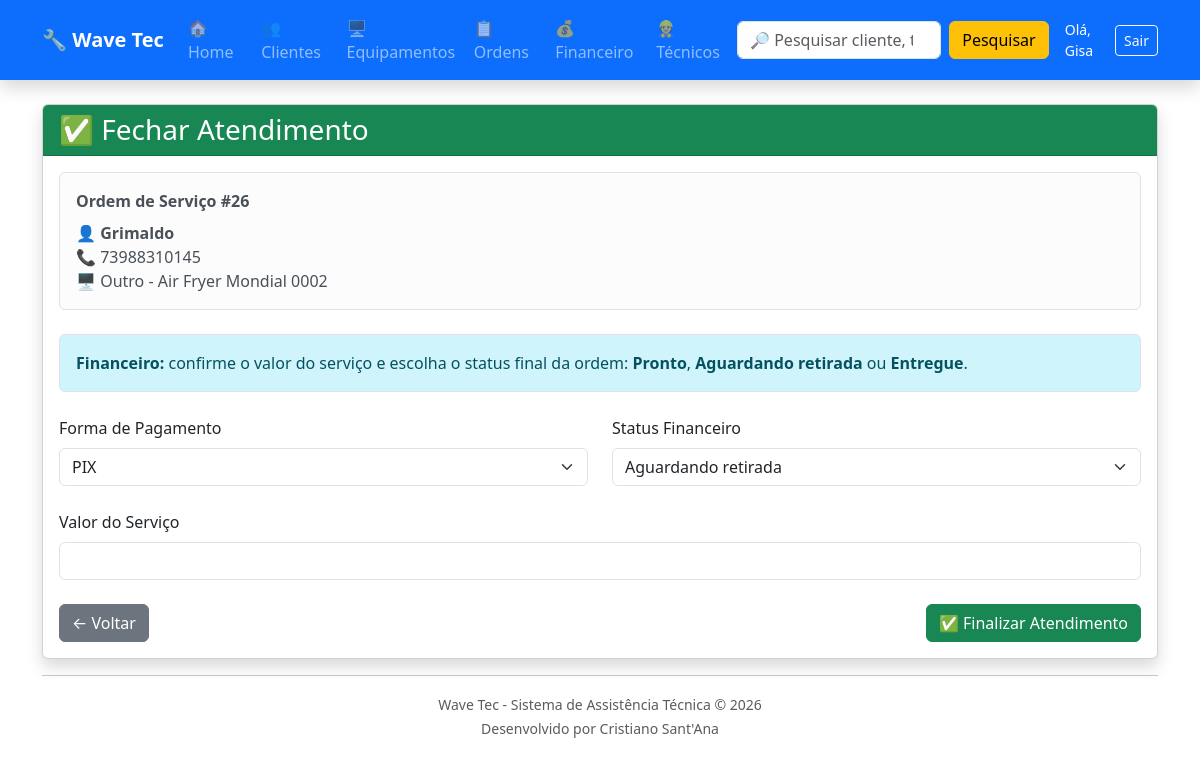
The app's page /atendimentos/finalizar/26/ (signed in) with its own data.
### ordens/models.py (models this page shows, shortened)
class OrdemServico(models.Model):
    STATUS = [
        ("ABERTA", "Aberta"),
        ("EM_ANALISE", "Em análise"),
        ("AGUARDANDO_PECA", "Aguardando peça"),
        ("EM_REPARO", "Em reparo"),
        ("PRONTO", "Pronto"),
        ("SEM_CONSERTO", "Sem conserto"),
        ("AGUARDANDO_RETIRADA", "Aguardando retirada"),
        ("ENTREGUE", "Entregue"),
    ]
    equipamento_cadastrado = models.ForeignKey(
        Equipamento,
        on_delete=models.CASCADE,
        related_name="ordens"
    )
    data_abertura = models.DateTimeField(
        auto_now_add=True
    )
    defeito = models.TextField()
    acessorios = models.TextField(
        blank=True
    )
    observacoes = models.TextField(
        blank=True
    )
    reparo = models.TextField(
        blank=True
    )
    valor = models.DecimalField(
        max_digits=10,
        decimal_places=2,
        default=0
    )
    forma_pagamento = models.CharField(
        max_length=30,
        blank=True
    )
    status = models.CharField(
        max_length=20,
        choices=STATUS,
        default="ABERTA"
    )
    @property
    def cliente(self):
        return self.equipamento_cadastrado.cliente

### equipamentos/models.py (models this page shows, shortened)
class Equipamento(models.Model):
    TIPOS = [
        ("TV", "Televisão"),
        ("NOTE", "Notebook"),
        ("PC", "Computador"),
        ("CEL", "Celular"),
        ("SOM", "Som"),
        ("MICRO", "Micro-ondas"),
        ("OUTRO", "Outro"),
    ]
    cliente = models.ForeignKey(
        Cliente,
        on_delete=models.CASCADE
    )
    tipo = models.CharField(
        max_length=20,
        choices=TIPOS
    )
    marca = models.CharField(
        max_length=50
    )
    modelo = models.CharField(
        max_length=50
    )
    numero_serie = models.CharField(
        max_length=100,
        blank=True
    )
    acessorios = models.TextField(
        blank=True
    )
    garantia = models.BooleanField(
        default=False
    )
    data_entrada = models.DateField(
        auto_now_add=True
    )
    status = models.CharField(
        max_length=30,
        default="Em análise"
    )

### clientes/models.py (models this page shows, shortened)
class Cliente(models.Model):
    nome = models.CharField(max_length=100)
    telefone = models.CharField(max_length=20)
    endereco = models.CharField(max_length=200)

### atendimentos/models.py (models this page shows, shortened)
class Atendimento(models.Model):
    STATUS = [
        ("EM_ANALISE", "Em análise"),
        ("AGUARDANDO_PECA", "Aguardando peça"),
        ("EM_REPARO", "Em reparo"),
        ("PRONTO", "Pronto"),
        ("SEM_CONSERTO", "Sem conserto"),
        ("AGUARDANDO_RETIRADA", "Aguardando retirada"),
        ("ENTREGUE", "Entregue"),
    ]
    ordem = models.OneToOneField(
        OrdemServico,
        on_delete=models.CASCADE,
        related_name="atendimento"
    )
    diagnostico = models.TextField(
        blank=True
    )
    servico_executado = models.TextField(
        blank=True
    )
    pecas_utilizadas = models.TextField(
        blank=True
    )
    valor = models.DecimalField(
        max_digits=10,
        decimal_places=2,
        default=0
    )
    forma_pagamento = models.CharField(
        max_length=30,
        blank=True
    )
    status = models.CharField(
        max_length=20,
        choices=STATUS,
        default="EM_ANALISE"
    )
    data_inicio = models.DateTimeField(
        auto_now_add=True
    )
    data_finalizacao = models.DateTimeField(
        null=True,
        blank=True
    )

### atendimentos/views.py (the view, shortened to what this page needs)
@login_required
@admin_required
def finalizar_atendimento(request, ordem_id):
    ordem = get_object_or_404(
        OrdemServico,
        id=ordem_id
    )
    atendimento = get_object_or_404(
        Atendimento,
        ordem=ordem
    )
    return render(
        request,
        "atendimentos/finalizar_atendimento.html",
        {
            "ordem": ordem,
            "atendimento": atendimento,
        }
    )

### atendimentos/templates/atendimentos/finalizar_atendimento.html (shortened to what this page needs)
{% extends "base.html" %}
{% block content %}
<div class="card shadow">
    <div class="card-header bg-success text-white">
        <h3 class="mb-0">
            ✅ Fechar Atendimento
        </h3>
    </div>
    <div class="card-body">
        <div class="alert alert-light border mb-4">
            <strong>
                Ordem de Serviço #{{ ordem.id }}
            </strong>
            <div class="mt-2">
                👤 <strong>{{ ordem.cliente.nome }}</strong>
                <br>
                📞 {{ ordem.cliente.telefone }}
                <br>
                🖥 {{ ordem.equipamento_cadastrado.get_tipo_display }}
                -
                {{ ordem.equipamento_cadastrado.marca }}
                {{ ordem.equipamento_cadastrado.modelo }}
            </div>
        </div>
        <div class="alert alert-info border mb-4">
            <strong>Financeiro:</strong> confirme o valor do serviço e escolha o status final da ordem: <strong>Pronto</strong>, <strong>Aguardando retirada</strong> ou <strong>Entregue</strong>.
        </div>
        <form method="POST">
            <div class="row mb-4">
                <div class="col-md-6">
                    <label class="form-label">
                        Forma de Pagamento
                    </label>
                    <select name="forma_pagamento" class="form-select">
                        <option value="PIX" {% if atendimento.forma_pagamento == "PIX" %}selected{% endif %}>PIX</option>
                    </select>
                </div>
                <div class="col-md-6">
                    <label class="form-label">
                        Status Financeiro
                    </label>
                    <select name="status" class="form-select">
                        <option value="AGUARDANDO_RETIRADA" {% if atendimento.status == 'AGUARDANDO_RETIRADA' %}selected{% endif %}>Aguardando retirada</option>
                    </select>
                </div>
            </div>
            <div class="mb-4">
                <label class="form-label">
                    Valor do Serviço
                </label>
                <input type="number" step="0.01" min="0" name="valor" class="form-control" value="{{ atendimento.valor|floatformat:2 }}">
            </div>
            <div class="d-flex justify-content-between">
                <a
                    href="{% url 'lista_ordens' %}"
                    class="btn btn-secondary">
                    ← Voltar
                </a>
                <button
                    type="submit"
                    class="btn btn-success">
                    ✅ Finalizar Atendimento
                </button>
            </div>
        </form>
    </div>
</div>
{% endblock %}

### templates/base.html (shortened to what this page needs)
<!DOCTYPE html>
<html lang="pt-br">
<head>
    <link href="https://cdn.jsdelivr.net/npm/bootstrap@5.3.7/dist/css/bootstrap.min.css" rel="stylesheet">
</head>
<body>
<nav class="navbar navbar-expand-lg navbar-dark bg-primary shadow">
    <div class="container">
        <a class="navbar-brand fw-bold" href="/">
            🔧 Wave Tec
        </a>
        <div class="collapse navbar-collapse" id="menu">
            <ul class="navbar-nav me-auto">
                <li class="nav-item">
                    <a class="nav-link" href="/">
                        🏠 Home
                    </a>
                </li>
                <li class="nav-item">
                    <a class="nav-link" href="/clientes/">
                    </a>
                </li>
                <li class="nav-item">
                    <a class="nav-link" href="/equipamentos/">
                        🖥 Equipamentos
                    </a>
                </li>
                <li class="nav-item">
                    <a class="nav-link" href="/ordens/">
                        📋 Ordens
                    </a>
                </li>
                <li class="nav-item">
                    <a class="nav-link" href="/financeiro/">
                        💰 Financeiro
                    </a>
                </li>
                {% if user.is_superuser or user.tecnico.perfil == 'ADMIN' %}
                <li class="nav-item">
                    <a class="nav-link" href="/usuarios/">
                        👷 Técnicos
                    </a>
                </li>
                {% endif %}
            </ul>
            <form
                class="d-flex"
                method="GET"
                action="/pesquisa/">
                <input
                    class="form-control me-2"
                    type="search"
                    name="q"
                    placeholder="🔎 Pesquisar cliente, telefone, equipamento..."
                    autocomplete="off">
                <button
                    class="btn btn-warning"
                    type="submit">
                    Pesquisar
                </button>
            </form>
            {% if user.is_authenticated %}
                <div class="d-flex align-items-center gap-2 ms-3 text-white">
                    <span class="small">Olá, {{ user.username }}</span>
                    <form method="post" action="{% url 'logout' %}" class="d-inline">
                        <button type="submit" class="btn btn-outline-light btn-sm">Sair</button>
                    </form>
                </div>
            {% endif %}
        </div>
    </div>
</nav>
<div class="container mt-4">
    {% block content %}
    {% endblock %}
    <hr>
    <div class="text-center text-muted mb-4">
        <small>
            Wave Tec - Sistema de Assistência Técnica © 2026
            <br>
            Desenvolvido por Cristiano Sant'Ana
        </small>
    </div>
</div>
</body>
</html>

### records on screen
OrdemServico: id "26", cliente.nome "Grimaldo", cliente.telefone "73988310145", equipamento_cadastrado.tipo "Outro", equipamento_cadastrado.marca "Air Fryer Mondial", equipamento_cadastrado.modelo "0002"
Atendimento: forma_pagamento "PIX", status "Aguardando retirada"

### other values on screen
{{ user.username }} "Gisa"
